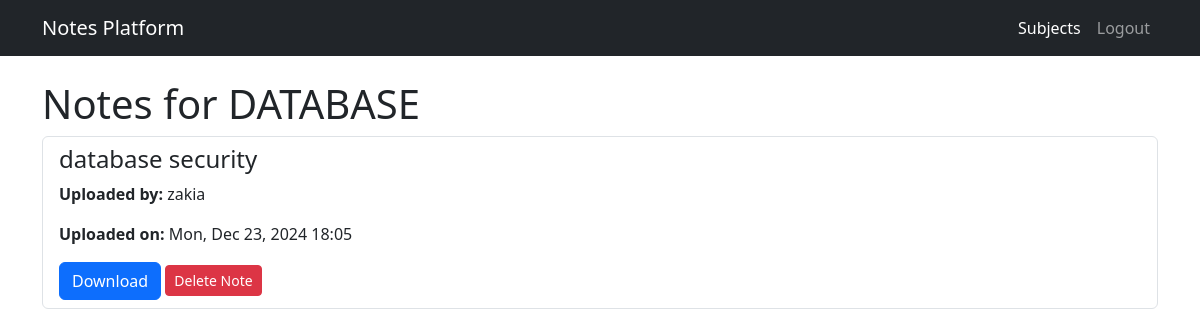
Page /subject/4/notes/ (signed in) on the committed database.
### login/models.py (models this page shows, shortened)
class Subject(models.Model):
    name = models.CharField(max_length=100)

class Note(models.Model):
    lecturer = models.ForeignKey(User, on_delete=models.CASCADE)
    subject = models.ForeignKey(Subject, on_delete=models.CASCADE, related_name='notes', default=1)
    title = models.CharField(max_length=200)
    file = models.FileField(upload_to='notes/')
    uploaded_at = models.DateTimeField(auto_now_add=True)
    class Meta:
        ordering = ['-uploaded_at']

### login/views.py (the view)
# urls.py: path('subject/<int:subject_id>/notes/', note_list, name='note_list'),
def note_list(request, subject_id):
    subject = get_object_or_404(Subject, id=subject_id)
    notes = subject.notes.all()
    return render(request, 'notes_list.html', {'subject': subject, 'notes': notes})

### templates/notes_list.html (shortened to what this page needs)
<!DOCTYPE html>
<html lang="en">
<head>
    <link href="https://cdn.jsdelivr.net/npm/bootstrap@5.3.0/dist/css/bootstrap.min.css" rel="stylesheet">
</head>
<body>
    <nav class="navbar navbar-expand-lg navbar-dark bg-dark">
        <div class="container">
            <a class="navbar-brand" href="#">Notes Platform</a>
            <div class="collapse navbar-collapse" id="navbarNav">
                <ul class="navbar-nav ms-auto">
                    <li class="nav-item"><a class="nav-link active" href="{% url 'subject_list' %}">Subjects</a></li>
                    <li class="nav-item"><a class="nav-link" href="{% url 'logout' %}">Logout</a></li>
                </ul>
            </div>
        </div>
    </nav>
    <div class="container mt-4">
        <h1>Notes for {{ subject.name }}</h1>
        {% if notes %}
            <ul class="list-group">
                {% for note in notes %}
                    <li class="list-group-item">
                        <h4>{{ note.title }}</h4>
                        <p><strong>Uploaded by:</strong> {{ note.lecturer.username }}</p>
                        <p><strong>Uploaded on:</strong> {{ note.uploaded_at|date:"D, M j, Y H:i" }}</p>
                        <a href="{% url 'download_note' note.id %}" class="btn btn-primary">Download</a>
                        {% if user.profile.category == "Lecturer" %}
                        <a href="{% url 'delete_note' note.id %}" class="btn btn-danger btn-sm" onclick="return confirm('Are you sure you want to delete this note?')">
                            Delete Note
                        </a>
                        {% endif %}
                    </li>
                {% endfor %}
            </ul>
        {% else %}
            <p>No notes available for this subject.</p>
        {% endif %}
    </div>
</body>
</html>

### rows in the picture
Subject: name "DATABASE"
Note: title "database security", lecturer.username "zakia", uploaded_at "Mon, Dec 23, 2024 18:05"
